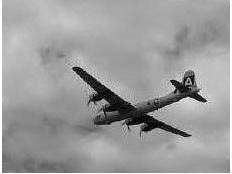
%> input picture Mathmatical Image Processing/hw3_1800010697_石元峰/code/image/1.JPG, 232 x 174 px
$ octave --eval "result = CV_model;"   (GNU Octave 9; MATLAB toolbox functions it lacks are replaced by stand-ins)
%> lines starting %> are read from the running program, lines starting %| are printed output that depends on the picture; in (x1, y1, x2, y2) boxes, pixels count from 0 and x2, y2 are one past the last pixel; in counts of white or black regions, pixels touching at a corner belong together; the program's own positions count from 1
### Mathmatical Image Processing/hw3_1800010697_石元峰/code/show_contour.m
 function c_img = show_contour(l, img)
c_img = cat(3,img,img,img);
[m,n] = size(l);
for i=2:m-1
    for j=2:n-1
        if(l(i,j)*l(i,j-1)<0||l(i,j)*l(i,j+1)<0||l(i,j)*l(i+1,j)<0||l(i,j)*l(i-1,j)<0)
            c_img(i,j,1) = 1;
            c_img(i,j,2) = 0;
            c_img(i,j,3) = 0;
        end
    end
end

### Mathmatical Image Processing/hw3_1800010697_石元峰/code/CV_model.m
function u = CV_model(image_path, lambda, out_maxiter, maxiter, u)
% [5 lines of commented-out code are left out]
if nargin < 1
    image_path = 'image/1.jpg';
end
if nargin < 2
    lambda = 1;
end
if nargin < 3
    out_maxiter = 100;
end
if nargin < 4
    maxiter = 20;
end

mu = 0.0004;
f = im2double(rgb2gray(imread(image_path)));
%> f: size 174x232 double; min 0, max 1, mean 0.612

[m,n] = size(f);
%> m = 174; n = 232
kernel = fspecial('gaussian',[15, 15], 2);
%f = f + randn(m,n) * 0.2;
%f = imfilter(f, kernel, 'circular');

soft = @(x) sign(x).*max(abs(x)-1/mu,0);
kernel_D1 = [0,-1,1];
kernel_D2 = [0,-1,1]';
kernel_div1 = kernel_D1(end:-1:1);
kernel_div2 = kernel_D2(end:-1:1);
eigenP = eigenofP(mu,m,n, kernel_D1, kernel_D2);
%> in eigenofP, `tmp(1:nker,1:mker)=kernel`:
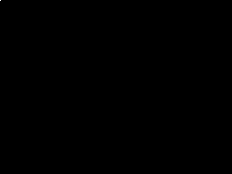
%> tmp: size 174x232 double; values 0 (black) and 1 (white), 0% white in thin lines or dots, all inside (x1, y1, x2, y2) = (0, 0, 1, 1)
%> in eigenofP, `tmp(1:nker,1:mker)=kernel_D1`: tmp: size 174x232 double; 0.01% of pixels changed, all inside (x1, y1, x2, y2) = (0, 0, 3, 1)
%> in eigenofP, `tmp(1:nker,1:mker)=kernel_D2`: tmp: size 174x232 double; min -1, max 1, mean 0; mean of the top-left, top-right, bottom-left and bottom-right quarters 0, 0, 0, 0

% Initialize the level set function
if nargin<5
    u=zeros(m,n);%level set function
    for i = 1:m
        for j = 1:n
            u(i,j) = -(min([i j m-i n-j])-10);
        end
    end
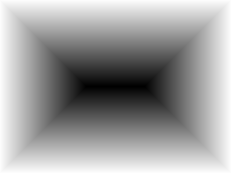
%> u: size 174x232 double; min -77, max 10, mean -22.62; drawn with min black and max white
end

dx = zeros(m,n);
dy = zeros(m,n);
bx = zeros(m,n);
by = zeros(m,n);
for outiter = 1:out_maxiter
    c1 = sum(sum(f(u<0)))/sum(sum(u<0));
    c2 = sum(sum(f(u>=0)))/sum(sum(u>=0));

    r = (f-c1).^2 - (f-c2).^2;
    for iter = 1:maxiter
        % solve u
        y =  mu*imfilter(dx-bx, kernel_div1) +...
            mu*imfilter(dy-by,kernel_div2) - lambda * r;
        u = ifft2(fft2(y)./eigenP);
        u(u<-1) = -1; u(u>1) = 1;
        u1 = imfilter(u,kernel_D1,'circular');
        u2 = imfilter(u,kernel_D2,'circular');
        % solve d
        dx = soft(u1+bx);
        dy = soft(u2+by);
        % solve b
        bx = bx +1.6*(u1 - dx);
        by = by +1.6*(u2 - dy);

        if (norm(u1,'fro')+norm(u2,'fro'))/norm(f,'fro') < 1e-4; break; end
    end
end
%> this loop made 100 passes
%> (c1, c2) on passes 1 to 12: (0.598, 0.668), (0.694, 0.515), (0.476, 0.68), (0.671, 0.442), (0.414, 0.666), (0.659, 0.375), (0.324, 0.654), (0.65, 0.276), (0.235, 0.647), (0.645, 0.205), (0.187, 0.643), (0.643, 0.182)
%> pass 2, in CV_model, `r = (f-c1).^2 - (f-c2).^2;`:
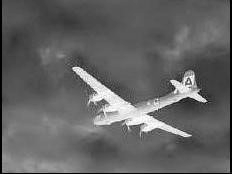
%> r: size 174x232 double; min -0.142, max 0.216, mean -0.00285; drawn with min black and max white
%> after the loop:
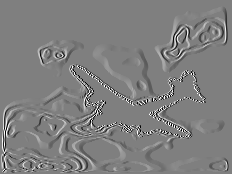
%> bx: size 174x232 double; min -64.22, max 64, mean 0; drawn with min black and max white
%> after the loop:
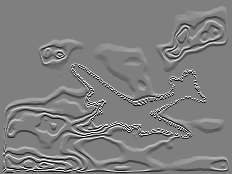
%> by: size 174x232 double; min -64, max 64, mean 0; drawn with min black and max white
%> after the loop:
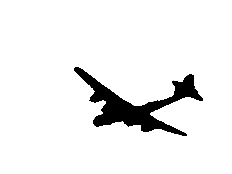
%> u: size 174x232 double; min -1, max 1, mean 0.867; drawn with min black and max white
c_img = show_contour(u, f); imshow(c_img,[]);
%> after the loop in show_contour, `for i=2:m-1`:
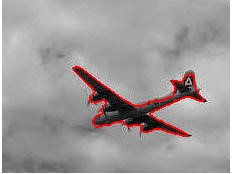
%> c_img: size 174x232x3 double; mean R, G, B 0.625, 0.603, 0.603
end


function eigenP=eigenofP(mu,m,n,kernel_D1,kernel_D2)
kernel = [1];
[nker,mker]=size(kernel);
tmp=zeros(m,n);tmp(1:nker,1:mker)=kernel;
tmp=circshift(tmp,[-floor(nker/2),-floor(mker/2)]);
eigenP=0.0001 * abs(fft2(tmp)).^2;

[nker,mker]=size(kernel_D1);
tmp=zeros(m,n);tmp(1:nker,1:mker)=kernel_D1;
tmp=circshift(tmp,[-floor(nker/2),-floor(mker/2)]);
eigenP= eigenP +mu * abs(fft2(tmp)).^2;

[nker,mker]=size(kernel_D2);
tmp=zeros(m,n);tmp(1:nker,1:mker)=kernel_D2;
tmp=circshift(tmp,[-floor(nker/2),-floor(mker/2)]);
eigenP=eigenP + mu * abs(fft2(tmp)).^2;
end
